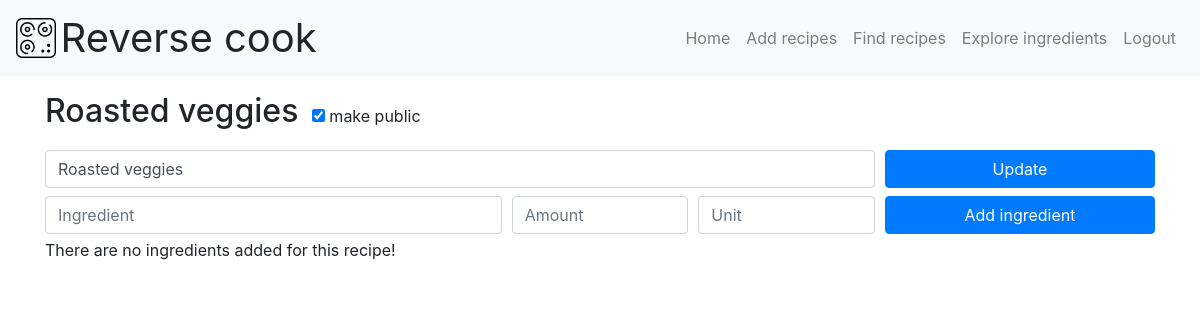
Before: /update_recipe/8 (signed in) with the older database file.
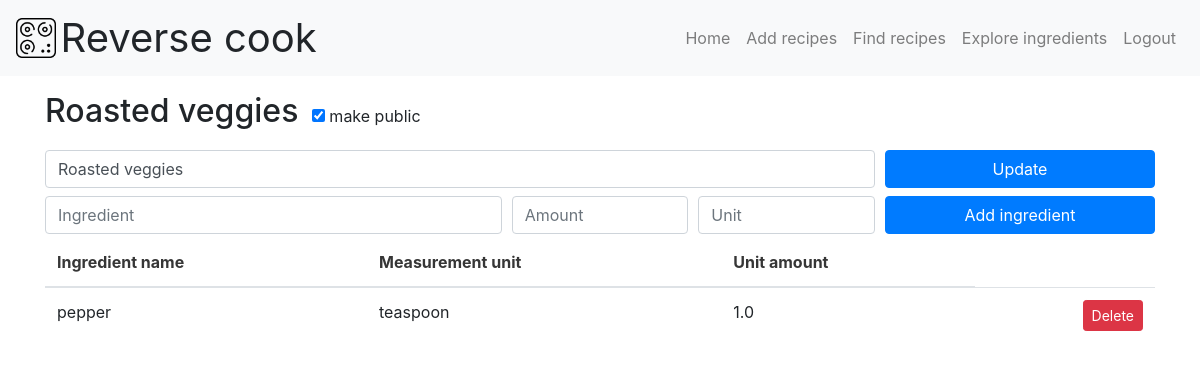
After: the same page with the newer database file.
### app.py (models this page shows, shortened)
class RecipeIngredient(db.Model):
	id = db.Column(db.Integer, primary_key=True)
	recipe_id = db.Column(db.Integer, db.ForeignKey('recipe.id'), nullable=False)
	ingredient_id = db.Column(db.Integer, db.ForeignKey('ingredient.id'), nullable=False)
	unit_amount = db.Column(db.Float(), nullable=False)
	created_at = db.Column(db.DateTime, default=datetime.utcnow)

class Ingredient(db.Model):
	id = db.Column(db.Integer, primary_key=True)
	name = db.Column(db.String(128), nullable=False,
		unique=True)
	created_at = db.Column(db.DateTime, nullable=False,
		default=datetime.utcnow)
	measurement_unit=db.Column(db.String(64), nullable=False)
	unit_cost=db.Column(db.Float(), nullable=False)
	recipeingredient = db.relationship('RecipeIngredient', backref='ingredient',\
		lazy=True)

### app.py (the view)
@app.route('/update_recipe/<int:id>', methods=['GET', 'POST'])
@login_required
def update_recipe(id):
	recipe = Recipe.query.get_or_404(id)
	recipe_ingredients = db.session.query((Recipe.name).label('recipe_name'),\
		(Ingredient.name).label('ingredient_name'),\
		(Ingredient.measurement_unit).label('measurement_unit'),\
		(RecipeIngredient.unit_amount).label('unit_amount'),\
		(RecipeIngredient.id).label('recipe_ingredient_id'))\
		.filter(Recipe.id == RecipeIngredient.recipe_id)\
		.filter(Ingredient.id == RecipeIngredient.ingredient_id)\
		.filter(Recipe.id == id).order_by(Recipe.created_at).all()
	if request.method == 'POST':
		recipe.name = request.form['name']
		recipe.is_public = int(request.form.get('is_public_toggle') or 0)
		print(str(recipe.is_public), file=sys.stdout)
		try:
			db.session.commit()
			return redirect('/update_recipe/' + str(id))
		except:
			return "There was a problem updating data."
	else:
		title = "Update Data"
		return render_template('update_recipe.html', title=title, recipe=recipe,\
			recipe_ingredients=recipe_ingredients)

### app.py (called while the page is built)
@login_manager.user_loader
def load_user(user_id):
    return User.query.get(int(user_id))

### templates/update_recipe.html (shortened to what this page needs)
{% extends 'base.html' %}
{% block content %}
<div class="container">
	<form action="/update_recipe/{{ recipe.id }}" method="POST">
	<div class="update-container">
		<h2 class="my-4 recipe-update-header">{{ recipe.name }}</h2>
		{% if recipe.is_public == 1 %}
		<input  type="checkbox" name="is_public_toggle" value="1" checked> make public
		{% else %}
		<input  type="checkbox" name="is_public_toggle" value="1" unchecked> make public
		{% endif %}
	</div>
		<divf class="form-row">
			<div class="col-sm-9 my-1">
				<input type="text" class="form-control" name="name" value="{{ recipe.name }}">
			</div>
			<div class="col-sm-3 my-1">
				<button type="submit" class="btn btn-primary btn-block">Update</button>
			</div>
		</div>
	{% include 'snippets/add_ingredients.html' %}
	{% include 'snippets/list_ingredients.html' %}
{% endblock content %}

### templates/snippets/list_ingredients.html
<div class="container">
	{% if recipe_ingredients|length < 1 %}
	<p>There are no ingredients added for this recipe!</p>
	{% else %}
	<table class="table">
		<thead>
			<tr>
				<th>Ingredient name</th>
				<th>Measurement unit</th>
				<th>Unit amount</th>
			</tr>
		</thead>
		<tbody>
			{% for recipe_ingredient in recipe_ingredients %}
			<tr>
				<td>{{ recipe_ingredient.ingredient_name }}</td>
				<td>{{ recipe_ingredient.measurement_unit }}</td>
				<td>{{ recipe_ingredient.unit_amount }}</td>
				{% if recipe.created_by == current_user.email %}
				<td class="text-right"><a class="btn btn-danger btn-sm" href="/update_recipe/{{ recipe.id }}/delete/{{ recipe_ingredient.recipe_ingredient_id }}" role="button">Delete</a></td>
				{% endif %}
			</tr>
			{% endfor %}
		</tbody>
	</table>
	{% endif %}
</div>

Changed rows visible on the page:
added RecipeIngredient: ingredient_name "pepper", measurement_unit "teaspoon", unit_amount "1.0"
Other visible differences:
text no longer shown: "There are no ingredients added for this recipe!"
text now shown: "Ingredient name Measurement unit Unit amount"
